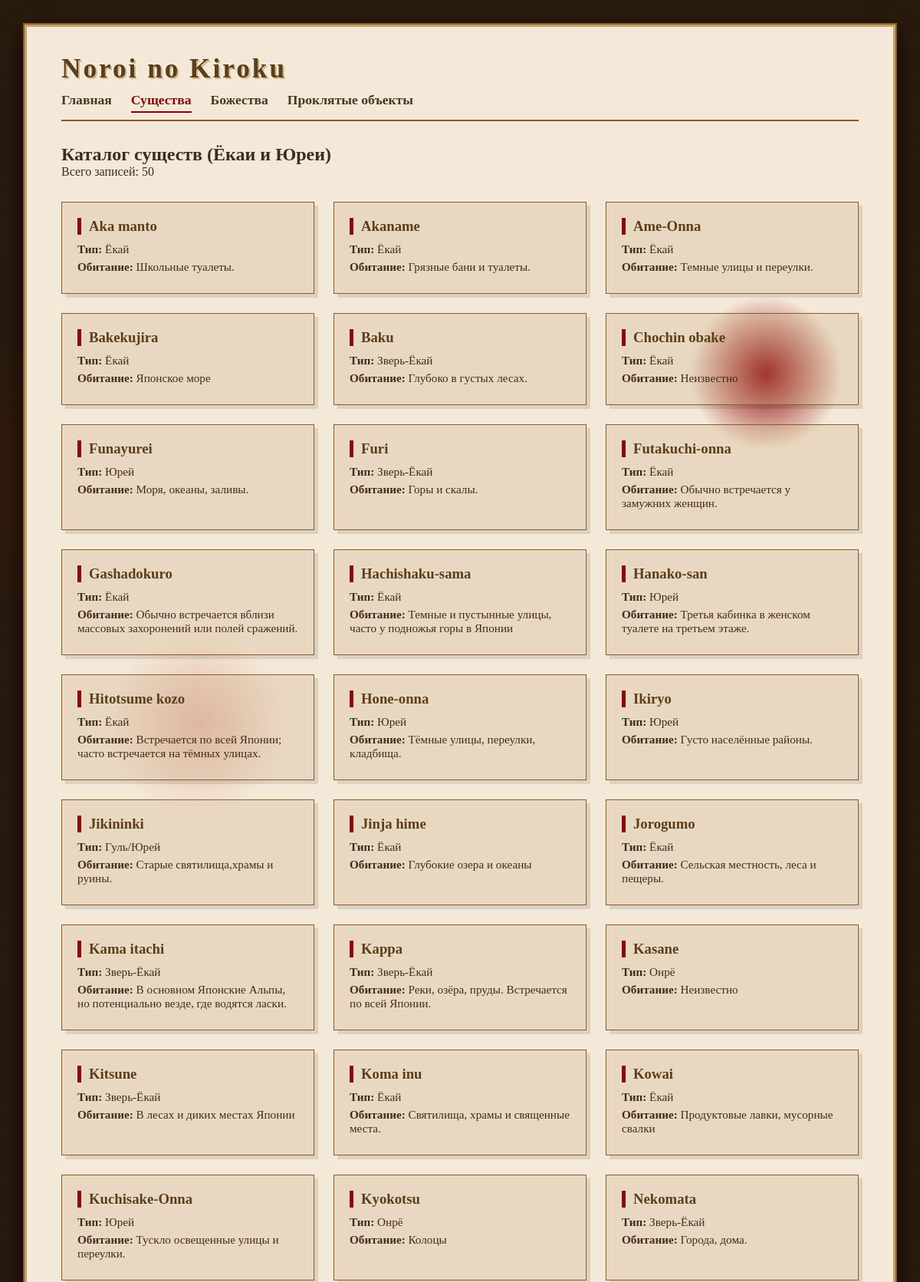
Screenshot of /creatures.php (upper part) with the database file from the repository.
### tables this page shows
CREATE TABLE `creatures` (
  `id` int(11) NOT NULL,
  `name` varchar(255) DEFAULT NULL,
  `habitat` text DEFAULT NULL,
  `type` varchar(100) DEFAULT NULL,
  `story_id` varchar(50) DEFAULT NULL,
  `place_id` varchar(5) DEFAULT NULL,
  `name_kanji` varchar(100) DEFAULT NULL,
  `desc` text DEFAULT NULL
);

### creatures.php (the view)
<?php
require_once 'includes/config.php';
include 'includes/header.php';
try {
    $stmt = $pdo->query("SELECT id, name, type, habitat FROM creatures ORDER BY name");
    $creatures = $stmt->fetchAll();
} catch (PDOException $e) {
    die("Ошибка при получении списка существ: " . $e->getMessage());
}
?>
<h2>Каталог существ (Ёкаи и Юреи)</h2>
<p>Всего записей: <?php echo count($creatures); ?></p>
<div class="catalog-grid">
    <?php foreach ($creatures as $creature): ?>
        <div class="card">
            <h3><a href="creature.php?id=<?php echo $creature['id']; ?>"><?php echo htmlspecialchars($creature['name']); ?></a></h3>
            <p><strong>Тип:</strong> <?php echo htmlspecialchars($creature['type']); ?></p>
            <p><strong>Обитание:</strong> <?php echo htmlspecialchars($creature['habitat']); ?></p>
        </div>
    <?php endforeach; ?>
</div>
<?php
include 'includes/footer.php';
?>

### assets/css/style.css (style rules this page uses)
* { margin: 0; padding: 0; box-sizing: border-box; }
body { font-family: 'Times New Roman', 'Yu Mincho', 'MS Mincho', serif; background-color: #2a1b0e; background-image: repeating-linear-gradient(45deg, rgba(0,0,0,0.05) 0px, rgba(0,0,0,0.05) 2px, transparent 2px, transparent 4px), radial-gradient(circle at 10% 20%, rgba(139, 0, 0, 0.15) 0px, transparent 200px), radial-gradient(circle at 95% 80%, rgba(100, 0, 0, 0.2) 0px, transparent 250px), radial-gradient(circle at 30% 90%, #3a1a1a 0px, transparent 150px); min-height: 100vh; display: flex; justify-content: center; align-items: center; padding: 30px; color: #3e2c1b; }
.catalog-grid { display: grid; grid-template-columns: repeat(auto-fill, minmax(280px, 1fr)); gap: 25px; margin-top: 30px; }
.card { background: rgba(210, 180, 140, 0.3); padding: 20px; border: 1px solid #8b5a2b; box-shadow: 5px 5px 0 rgba(0, 0, 0, 0.1); transition: transform 0.2s, box-shadow 0.2s; backdrop-filter: blur(2px); }
.card h3 { margin-bottom: 10px; color: #5a3e1b; border-left: 5px solid #8b0000; padding-left: 10px; }
.card h3 a { text-decoration: none; color: inherit; }
.card p { margin-bottom: 5px; font-size: 0.95rem; }
a { color: #5a3e1b; }

### rows the page displays
creatures: name "Aka manto", type "Ёкай", habitat "Школьные туалеты."
creatures: name "Akaname", type "Ёкай", habitat "Грязные бани и туалеты."
creatures: name "Ame-Onna", type "Ёкай", habitat "Темные улицы и переулки."
creatures: name "Bakekujira", type "Ёкай", habitat "Японское море"
creatures: name "Baku", type "Зверь-Ёкай", habitat "Глубоко в густых лесах."
creatures: name "Chоchin obake", type "Ёкай", habitat "Неизвестно"
creatures: name "Funayurei", type "Юрей", habitat "Моря, океаны, заливы."
creatures: name "Furi", type "Зверь-Ёкай", habitat "Горы и скалы."
creatures: name "Futakuchi-onna", type "Ёкай", habitat "Обычно встречается у замужних женщин."
creatures: name "Gashadokuro", type "Ёкай", habitat "Обычно встречается вблизи массовых захоронений или полей сражений."
creatures: name "Hachishaku-sama", type "Ёкай", habitat "Темные и пустынные улицы, часто у подножья горы в Японии"
creatures: name "Hanako-san", type "Юрей", habitat "Третья кабинка в женском туалете на третьем этаже."
creatures: name "Hitotsume kozо", type "Ёкай", habitat "Встречается по всей Японии; часто встречается на тёмных улицах."
creatures: name "Hone-onna", type "Юрей", habitat "Тёмные улицы, переулки, кладбища."
creatures: name "Ikiryo", type "Юрей", habitat "Густо населённые районы."
creatures: name "Jikininki", type "Гуль/Юрей", habitat "Старые святилища,храмы и руины."
creatures: name "Jinja hime", type "Ёкай", habitat "Глубокие озера и океаны"
creatures: name "Jorogumo", type "Ёкай", habitat "Cельская местность, леса и пещеры."
creatures: name "Kama itachi", type "Зверь-Ёкай", habitat "В основном Японские Альпы, но потенциально везде, где водятся ласки."
creatures: name "Kappa", type "Зверь-Ёкай", habitat "Реки, озёра, пруды. Встречается по всей Японии."
creatures: name "Kasane", type "Онрё", habitat "Неизвестно"
creatures: name "Kitsune", type "Зверь-Ёкай", habitat "В лесах и диких местах Японии"
creatures: name "Koma inu", type "Ёкай", habitat "Cвятилища, храмы и священные места."
creatures: name "Kowai", type "Ёкай", habitat "Продуктовые лавки, мусорные свалки"
creatures: name "Kuchisake-Onna", type "Юрей", habitat "Тускло освещенные улицы и переулки."
creatures: name "Kyokotsu", type "Онрё", habitat "Колоцы"
creatures: name "Nekomata", type "Зверь-Ёкай", habitat "Города, дома."

### other values shown
count($creatures) "50"
